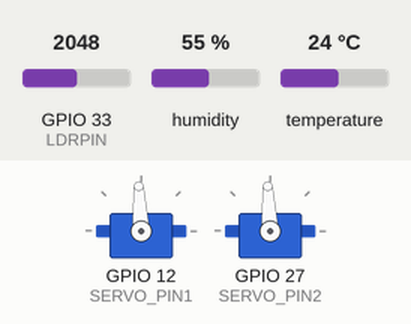
This sketch was run on a simulated ESP32. On the bench: 2 × servo. The test bench sets the inputs (shaded band); at power-on: humidity 55 %, GPIO 33 (LDRPIN) = 2048, temperature 24 °C. WiFi joins after 1.5 s; servers stay silent unless stated; uploads are accepted with an empty reply; what the sketch prints to the serial monitor is not drawn.

Above: at 3.7 s.
3.8 s: humidity set to 52 %
10.3 s: humidity set to 49 %
At 15.52 s:
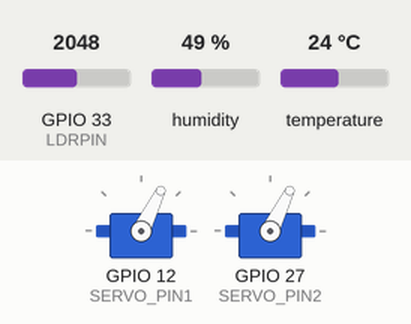
At 17.5 s:
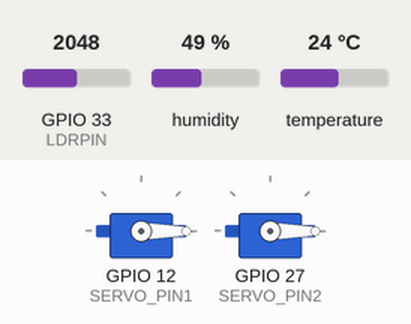
Timing chart, 0 to 19.0 s (numbered marks = the images above; inputs shaded):
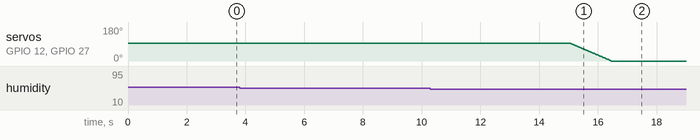

Measured:
- the behaviour switches between 51 and 50 % on humidity (found by bisection; images 0 and 1)
- after the input at 3.8 s, every drawn part: stays the same
- after the input at 10.3 s, servo on GPIO 12 (SERVO_PIN1), servo on GPIO 27 (SERVO_PIN2): moves from 93° to 0° over 1.4 s, starting after 4.8 s

The sketch:

sollarsystem2.ino
```cpp
#include <WiFi.h>
#include <HTTPClient.h>
#include <ArduinoJson.h>
#include <DHT.h>
#include <ESP32Servo.h>

// Konfigurasi Sensor
#define DHTPIN 4
#define DHTTYPE DHT22
#define LDRPIN 33
#define SERVO_PIN1 12
#define SERVO_PIN2 27

// Konfigurasi WiFi
const char* ssid = "OPPO A78 5G";
const char* password = "1234567890";

// Konfigurasi API Node.js
const char* serverName = "http://192.168.103.249:3000/api/sensor/data"; // Sesuaikan dengan URL API Anda

// Objek Sensor & Servo
DHT dht(DHTPIN, DHTTYPE);
Servo servoJemuran1;
Servo servoJemuran2;

// Parameter
const int lightThreshold = 800;
const float humidityThreshold = 50;
const float tempThreshold = 31;
const unsigned long checkInterval = 5000; // 5 detik

struct WeatherData {
  float temperature;
  float humidity;
  int lightValue;
  bool isValid;
};

// Variabel Servo
int currentServoPosition1 = 93;
int currentServoPosition2 = 93;
bool weatherAlert = false;

void setup() {
  Serial.begin(115200);
  delay(1000);

  Serial.println("\n=== Sistem Jemuran Otomatis ===");

  // Inisialisasi Sensor
  dht.begin();
  pinMode(LDRPIN, INPUT);

  // Inisialisasi Servo
  ESP32PWM::allocateTimer(0);
  ESP32PWM::allocateTimer(1);
  servoJemuran1.setPeriodHertz(50);
  servoJemuran2.setPeriodHertz(50);
  servoJemuran1.attach(SERVO_PIN1, 500, 2400);
  servoJemuran2.attach(SERVO_PIN2, 500, 2400);
  servoJemuran1.write(93);
  servoJemuran2.write(93);

  // Koneksi WiFi
  connectToWiFi();
}

void loop() {
  static unsigned long lastCheck = 0;

  if (millis() - lastCheck >= checkInterval) {
    lastCheck = millis();

    // Baca data sensor
    WeatherData weather = readSensors();

    // Evaluasi kondisi cuaca
    bool badWeather = evaluateWeather(weather);

    // Kontrol servo
    controlServos(badWeather);

    // Kirim data ke server
    sendToAPI(weather);

    Serial.println("====================================");
  }

  // Handle WiFi jika terputus
  if (WiFi.status() != WL_CONNECTED) {
    connectToWiFi();
  }

  delay(100);
}

void connectToWiFi() {
  if (WiFi.status() == WL_CONNECTED) return;

  Serial.println("Menghubungkan ke WiFi...");
  WiFi.disconnect();
  WiFi.begin(ssid, password);

  unsigned long startTime = millis();
  while (WiFi.status() != WL_CONNECTED && millis() - startTime < 10000) {
    delay(500);
    Serial.print(".");
  }

  if (WiFi.status() == WL_CONNECTED) {
    Serial.println("\nTerhubung ke WiFi!");
    Serial.print("Alamat IP: ");
    Serial.println(WiFi.localIP());
  } else {
    Serial.println("\nGagal terhubung ke WiFi!");
  }
}

WeatherData readSensors() {
  WeatherData data;

  // Baca DHT22 dengan timeout
  unsigned long startTime = millis();
  do {
    data.humidity = dht.readHumidity();
    data.temperature = dht.readTemperature();
    if (!isnan(data.humidity) && !isnan(data.temperature)) break;
    delay(100);
  } while (millis() - startTime < 2000);

  data.isValid = (!isnan(data.humidity) && !isnan(data.temperature));

  if (!data.isValid) {
    Serial.println("Gagal membaca DHT22! Menggunakan nilai default...");
    data.temperature = 25.0;
    data.humidity = 60.0;
  }

  data.lightValue = analogRead(LDRPIN);

  Serial.println("\nData Sensor:");
  Serial.print("Suhu: "); Serial.print(data.temperature); Serial.println(" °C");
  Serial.print("Kelembapan: "); Serial.print(data.humidity); Serial.println(" %");
  Serial.print("Cahaya: "); Serial.println(data.lightValue);

  return data;
}

bool evaluateWeather(WeatherData data) {
  bool mendung = (data.lightValue > lightThreshold);
  bool lembap = (data.humidity > humidityThreshold);
  bool dingin = (data.temperature < tempThreshold);

  bool badWeather = (mendung && lembap && dingin);

  Serial.println("\nEvaluasi Cuaca:");
  Serial.print("Status: "); Serial.println(badWeather ? "BURUK (Tutup Jemuran)" : "BAIK (Buka Jemuran)");

  return badWeather;
}

void controlServos(bool badWeather) {
  int targetPos = badWeather ? 93 : 0; // 90° tutup, 0° buka

  Serial.print("\nKontrol Servo: ");
  Serial.println(badWeather ? "Menutup jemuran..." : "Membuka jemuran...");

  // Gerakan servo smooth
  int currentPos1 = servoJemuran1.read();
  int currentPos2 = servoJemuran2.read();

  while (currentPos1 != targetPos || currentPos2 != targetPos) {
    if (currentPos1 < targetPos) currentPos1++;
    else if (currentPos1 > targetPos) currentPos1--;

    if (currentPos2 < targetPos) currentPos2++;
    else if (currentPos2 > targetPos) currentPos2--;

    servoJemuran1.write(currentPos1);
    servoJemuran2.write(currentPos2);
    delay(15);
  }
}

void sendToAPI(WeatherData data) {
  if (WiFi.status() != WL_CONNECTED) {
    Serial.println("Tidak bisa mengirim: WiFi terputus");
    return;
  }

  HTTPClient http;
  http.begin(serverName);
  http.addHeader("Content-Type", "application/json");

  // Buat dokumen JSON
  DynamicJsonDocument doc(256);
  doc["suhu"] = data.temperature;
  doc["kelembapan"] = data.humidity;
  doc["cahaya"] = data.lightValue;

  // Serialisasi JSON
  String jsonData;
  serializeJson(doc, jsonData);

  Serial.println("Mengirim data ke server...");
  Serial.println(jsonData);

  int httpCode = http.POST(jsonData);

  if (httpCode > 0) {
    String response = http.getString();
    Serial.print("Respon server ("); Serial.print(httpCode); Serial.println("):");
    Serial.println(response);
  } else {
    Serial.print("Error mengirim data: ");
    Serial.println(http.errorToString(httpCode));
  }

  http.end();
}
```
